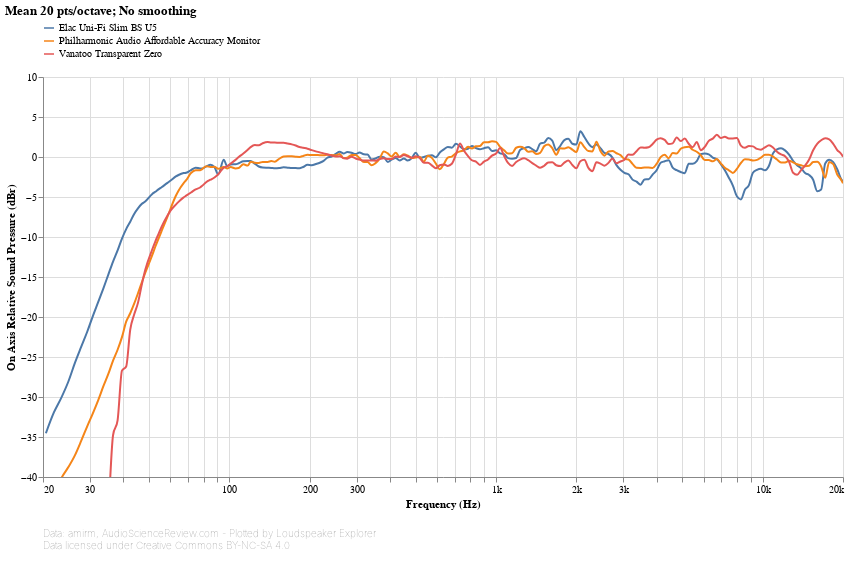

The cell this chart's notebook holds for it:
### Markdown cell above
On-axis (**ON**) is is the response at a 0° horizontal and vertical angle, i.e. on the reference axis of measurement. Note that in all measurements done thus far, the reference axis is the same as the tweeter axis.

### Code cell
#@markdown
standalone_speaker_frequency_response_db_chart(
    ('CEA2034', 'On Axis'),
    sound_pressure_yaxis(title_prefix='On Axis'))

### Figure 1 — Vega-Lite specification as saved in the notebook (floating-point values rounded to 4 significant figures; data arrays with more than 128 entries replaced by an {"elided": "..."} marker saying what was removed)
{"config": {"view": {"continuousWidth": 400, "continuousHeight": 300, "opacity": 0}}, "vconcat": [{"layer": [{"mark": {"type": "line", "clip": true, "interpolate": "monotone"}, "encoding": {"opacity": {"condition": {"value": 1, "selection": "selector012"}, "value": 0.2}}, "selection": {"selector012": {"type": "multi", "encodings": ["color"], "bind": "legend"}, "selector014": {"type": "interval", "bind": "scales", "encodings": ["x", "y"]}, "selector015": {"type": "single", "fields": ["speaker"], "bind": {"input": "select", "options": [null, "Elac Uni-Fi Slim BS U5", "Philharmonic Audio Affordable Accuracy Monitor", "Vanatoo Transparent Zero"], "labels": ["All", "Elac Uni-Fi Slim BS U5", "Philharmonic Audio Affordable Accuracy Monitor", "Vanatoo Transparent Zero"], "name": "Speaker: "}}}, "title": {"text": "Mean 20 pts/octave; No smoothing", "anchor": "start"}}, {"mark": {"type": "circle", "clip": true, "size": 100}, "encoding": {"fillOpacity": {"condition": {"value": 0.3, "selection": "selector013"}, "value": 0}}, "selection": {"selector013": {"type": "single", "on": "mouseover", "clear": "mouseout", "empty": "none", "encodings": ["x", "y"]}}, "title": {"text": "Mean 20 pts/octave; No smoothing", "anchor": "start"}}], "data": {"name": "data-7ebdb73f0bc9a4d999659d420a36d627"}, "encoding": {"color": {"type": "nominal", "field": "speaker", "legend": {"direction": "vertical", "labelLimit": 600, "orient": "top", "symbolType": "stroke"}, "title": null}, "tooltip": [{"type": "nominal", "field": "speaker", "title": "Speaker"}, {"type": "quantitative", "field": "frequency", "format": ".03s", "title": "Frequency (Hz)"}, {"type": "quantitative", "field": "value", "format": ".2f", "title": "Value (dB)"}], "x": {"type": "quantitative", "axis": {"format": "s"}, "field": "frequency", "scale": {"base": 10, "domain": [20, 20000], "nice": false, "type": "log"}, "title": "Frequency (Hz)"}, "y": {"type": "quantitative", "axis": {"grid": true}, "field": "value", "scale": {"domain": [-40, 10]}, "title": ["On Axis Relative Sound Pressure (dBr)"]}}, "height": 400, "transform": [{"flatten": ["frequency", "value"]}, {"filter": {"selection": "selector015"}}], "width": 800}, {"mark": "text", "height": 1, "title": {"text": ["Data: amirm, AudioScienceReview.com - Plotted by Loudspeaker Explorer", "Data licensed under Creative Commons BY-NC-SA 4.0"], "anchor": "start", "color": "gray", "fontSize": 10, "fontWeight": "lighter"}, "width": 600}], "resolve": {"legend": {"color": "independent"}}, "$schema": "https://vega.github.io/schema/vega-lite/v4.8.1.json", "datasets": {"data-7ebdb73f0bc9a4d999659d420a36d627": [{"speaker": "Elac Uni-Fi Slim BS U5", "frequency": {"elided": "194 float values"}, "value": {"elided": "194 float values"}}, {"speaker": "Philharmonic Audio Affordable Accuracy Monitor", "frequency": {"elided": "194 float values"}, "value": {"elided": "194 float values"}}, {"speaker": "Vanatoo Transparent Zero", "frequency": {"elided": "194 float values"}, "value": {"elided": "194 float values"}}]}}
